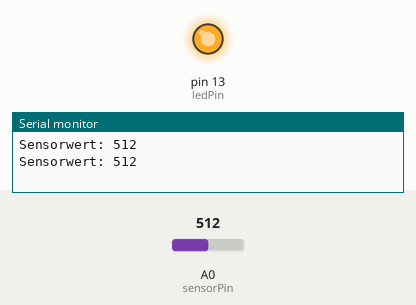
Simulated run of this sketch. Board: Arduino Uno, built with avr-gcc and run on an emulated ATmega328P. Parts: output pins drawn as LEDs (lit = HIGH), the last lines printed to the serial monitor. Inputs (shaded band) come from the test bench; at power-on: A0 (sensorPin) = 512.

Above: at 1.8 s.
1.9 s: A0 (sensorPin) set to 307
3.4 s: A0 (sensorPin) set to 284
At 4.4 s:
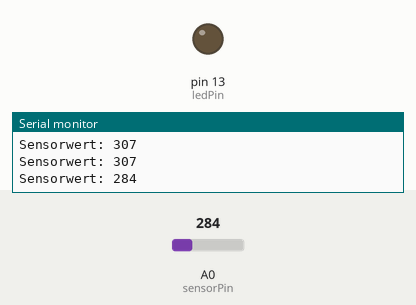
5.5 s: A0 (sensorPin) set to 306
At 7.1 s:
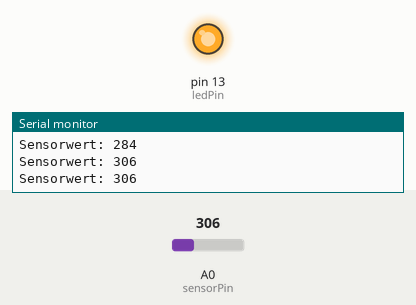
7.5 s: A0 (sensorPin) set to 290
At 8.7 s:
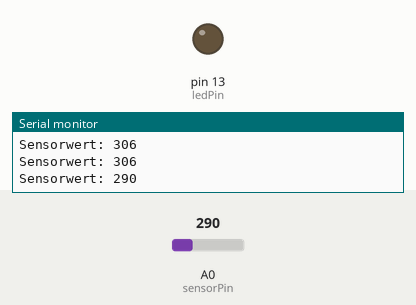
Timing chart, 0 to 10.5 s (numbered marks = the images above; inputs shaded):
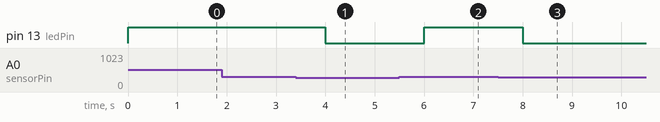

Measured:
- the behaviour switches between 300 and 299 on A0 (sensorPin) (found by bisection; images 0 and 1)
- after the input at 3.4 s, pin 13 (ledPin): HIGH → LOW after 0.60 s
- after the input at 5.5 s, pin 13 (ledPin): LOW → HIGH after 0.50 s
- after the input at 7.5 s, pin 13 (ledPin): HIGH → LOW after 0.50 s

The sketch:

DumpSensor.ino
```cpp
const int sensorPin = A0;
const int ledPin = 13;
const int limit = 300;
int sensorValue = 0;

void setup() {
    Serial.begin(9600);
    pinMode(ledPin, OUTPUT);
}

void loop() {
    sensorValue = analogRead(sensorPin);
    if (sensorValue >= limit) {
        digitalWrite(ledPin, HIGH); // LED an!
    } else {
        digitalWrite(ledPin, LOW); // LED aus!
    }
    Serial.print("Sensorwert: " );
    Serial.println(sensorValue);
    delay(1000);
}
```
